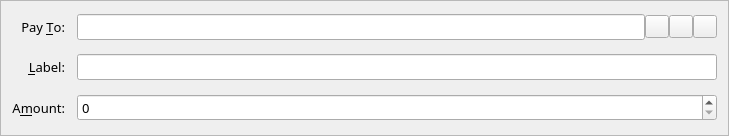
<?xml version="1.0" encoding="UTF-8"?>
<ui version="4.0">
 <class>SendCoinsEntry</class>
 <widget class="QFrame" name="SendCoinsEntry">
  <property name="geometry">
   <rect>
    <x>0</x>
    <y>0</y>
    <width>729</width>
    <height>136</height>
   </rect>
  </property>
  <property name="windowTitle">
   <string>Form</string>
  </property>
  <property name="frameShape">
   <enum>QFrame::StyledPanel</enum>
  </property>
  <property name="frameShadow">
   <enum>QFrame::Sunken</enum>
  </property>
  <layout class="QGridLayout" name="gridLayout">
   <property name="spacing">
    <number>12</number>
   </property>
   <item row="5" column="0">
    <widget class="QLabel" name="label">
     <property name="font">
      <font>
       <family>Ubuntu Condensed</family>
       <pointsize>10</pointsize>
      </font>
     </property>
     <property name="text">
      <string>A&amp;mount:</string>
     </property>
     <property name="alignment">
      <set>Qt::AlignRight|Qt::AlignTrailing|Qt::AlignVCenter</set>
     </property>
     <property name="buddy">
      <cstring>payAmount</cstring>
     </property>
    </widget>
   </item>
   <item row="3" column="0">
    <widget class="QLabel" name="label_2">
     <property name="font">
      <font>
       <family>Ubuntu Condensed</family>
       <pointsize>10</pointsize>
      </font>
     </property>
     <property name="text">
      <string>Pay &amp;To:</string>
     </property>
     <property name="alignment">
      <set>Qt::AlignRight|Qt::AlignTrailing|Qt::AlignVCenter</set>
     </property>
     <property name="buddy">
      <cstring>payTo</cstring>
     </property>
    </widget>
   </item>
   <item row="5" column="1">
    <widget class="BitcoinAmountField" name="payAmount">
     <property name="font">
      <font>
       <family>Ubuntu Condensed</family>
       <pointsize>10</pointsize>
      </font>
     </property>
    </widget>
   </item>
   <item row="4" column="1">
    <layout class="QHBoxLayout" name="horizontalLayout_2">
     <property name="spacing">
      <number>0</number>
     </property>
     <item>
      <widget class="QValidatedLineEdit" name="addAsLabel">
       <property name="enabled">
        <bool>true</bool>
       </property>
       <property name="font">
        <font>
         <family>Ubuntu Condensed</family>
         <pointsize>10</pointsize>
        </font>
       </property>
       <property name="toolTip">
        <string>Enter a label for this address to add it to your address book</string>
       </property>
      </widget>
     </item>
    </layout>
   </item>
   <item row="4" column="0">
    <widget class="QLabel" name="label_4">
     <property name="font">
      <font>
       <family>Ubuntu Condensed</family>
       <pointsize>10</pointsize>
      </font>
     </property>
     <property name="text">
      <string>&amp;Label:</string>
     </property>
     <property name="alignment">
      <set>Qt::AlignRight|Qt::AlignTrailing|Qt::AlignVCenter</set>
     </property>
     <property name="buddy">
      <cstring>addAsLabel</cstring>
     </property>
    </widget>
   </item>
   <item row="3" column="1">
    <layout class="QHBoxLayout" name="payToLayout">
     <property name="spacing">
      <number>0</number>
     </property>
     <item>
      <widget class="QValidatedLineEdit" name="payTo">
       <property name="font">
        <font>
         <family>Ubuntu Condensed</family>
         <pointsize>10</pointsize>
        </font>
       </property>
       <property name="toolTip">
        <string>The address to send the payment to  (e.g. 1NS17iag9jJgTHD1VXjvLCEnZuQ3rJDE9L)</string>
       </property>
       <property name="maxLength">
        <number>34</number>
       </property>
      </widget>
     </item>
     <item>
      <widget class="QToolButton" name="addressBookButton">
       <property name="font">
        <font>
         <family>Ubuntu Condensed</family>
         <pointsize>10</pointsize>
        </font>
       </property>
       <property name="toolTip">
        <string>Choose address from address book</string>
       </property>
       <property name="text">
        <string/>
       </property>
       <property name="icon">
        <iconset resource="../bitcoin.qrc">
         <normaloff>:/icons/address-book</normaloff>:/icons/address-book</iconset>
       </property>
       <property name="shortcut">
        <string>Alt+A</string>
       </property>
      </widget>
     </item>
     <item>
      <widget class="QToolButton" name="pasteButton">
       <property name="font">
        <font>
         <family>Ubuntu Condensed</family>
         <pointsize>10</pointsize>
        </font>
       </property>
       <property name="toolTip">
        <string>Paste address from clipboard</string>
       </property>
       <property name="text">
        <string/>
       </property>
       <property name="icon">
        <iconset resource="../bitcoin.qrc">
         <normaloff>:/icons/editpaste</normaloff>:/icons/editpaste</iconset>
       </property>
       <property name="shortcut">
        <string>Alt+P</string>
       </property>
      </widget>
     </item>
     <item>
      <widget class="QToolButton" name="deleteButton">
       <property name="font">
        <font>
         <family>Ubuntu Condensed</family>
         <pointsize>10</pointsize>
        </font>
       </property>
       <property name="toolTip">
        <string>Remove this recipient</string>
       </property>
       <property name="text">
        <string/>
       </property>
       <property name="icon">
        <iconset resource="../bitcoin.qrc">
         <normaloff>:/icons/remove</normaloff>:/icons/remove</iconset>
       </property>
      </widget>
     </item>
    </layout>
   </item>
  </layout>
 </widget>
 <customwidgets>
  <customwidget>
   <class>BitcoinAmountField</class>
   <extends>QSpinBox</extends>
   <header>bitcoinamountfield.h</header>
   <container>1</container>
  </customwidget>
  <customwidget>
   <class>QValidatedLineEdit</class>
   <extends>QLineEdit</extends>
   <header>qvalidatedlineedit.h</header>
  </customwidget>
 </customwidgets>
 <resources>
  <include location="../bitcoin.qrc"/>
 </resources>
 <connections/>
</ui>
